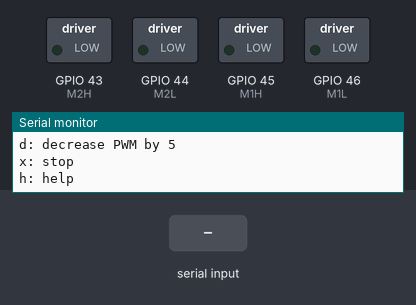
A sketch run on a simulated ESP32. Shown: switched loads named in the sketch (green lamp = pin HIGH), the last lines printed to the serial monitor. Inputs (shaded band) come from the test bench.

Above: at 2.2 s.
2.3 s: "1" received over Serial
At 3.2 s:
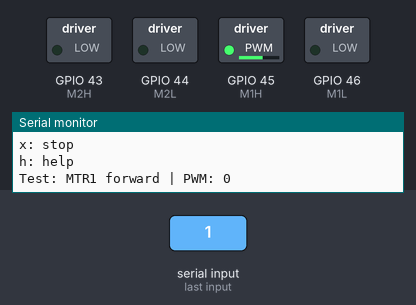
3.8 s: "2" received over Serial
At 4.4 s:
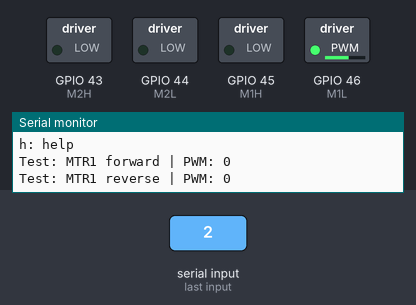
5.3 s: "3" received over Serial
At 6.5 s:
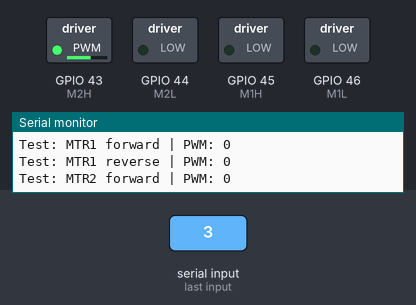
6.8 s: "4" received over Serial
At 7.8 s:
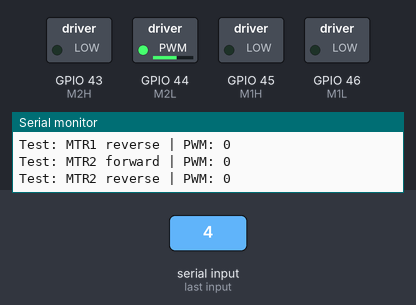
Timing chart, 0 to 9.3 s (numbered marks = the images above; inputs shaded):
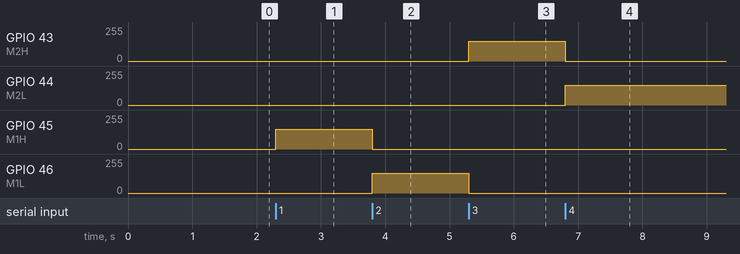

Measured:
- after the input at 2.3 s, GPIO 45 (M1H): 0/255 → 149/255 at once
- after the input at 3.8 s, GPIO 45 (M1H): 149/255 → 0/255 at once; GPIO 46 (M1L): 0/255 → 149/255 at once
- after the input at 5.3 s, GPIO 43 (M2H): 0/255 → 149/255 at once; GPIO 46 (M1L): 149/255 → 0/255 at once
- after the input at 6.8 s, GPIO 43 (M2H): 149/255 → 0/255 at once; GPIO 44 (M2L): 0/255 → 149/255 at once

The sketch:

MotorTest.ino
```cpp
/*
  Motor minimum-PWM threshold test

  Commands in Serial Monitor:
    1 = MTR1 forward
    2 = MTR1 reverse
    3 = MTR2 forward
    4 = MTR2 reverse
    u = increase PWM
    d = decrease PWM
    x = stop
    h = show help

  Serial Monitor baud: 115200
*/

#include <Arduino.h>

// Onboard motor-driver control pins
const int M1H = 45;
const int M1L = 46;
const int M2H = 43;
const int M2L = 44;

const int PWM_FREQUENCY = 12000;
const int PWM_RESOLUTION = 8;
const int PWM_STEP = 5;

enum TestSelection {
  NONE,
  MTR1_FORWARD,
  MTR1_REVERSE,
  MTR2_FORWARD,
  MTR2_REVERSE
};

TestSelection selectedTest = NONE;
int testPwm = 0;

void stopAllMotors() {
  ledcWrite(M1H, 0);
  ledcWrite(M1L, 0);
  ledcWrite(M2H, 0);
  ledcWrite(M2L, 0);
}

void applyTestOutput() {
  stopAllMotors();

  switch (selectedTest) {
    case MTR1_FORWARD:
      ledcWrite(M1H, testPwm+150);
      break;

    case MTR1_REVERSE:
      ledcWrite(M1L, testPwm+150);
      break;

    case MTR2_FORWARD:
      ledcWrite(M2H, testPwm+150);
      break;

    case MTR2_REVERSE:
      ledcWrite(M2L, testPwm+150);
      break;

    case NONE:
      break;
  }
}

const char* testName() {
  switch (selectedTest) {
    case MTR1_FORWARD: return "MTR1 forward";
    case MTR1_REVERSE: return "MTR1 reverse";
    case MTR2_FORWARD: return "MTR2 forward";
    case MTR2_REVERSE: return "MTR2 reverse";
    default: return "none";
  }
}

void printStatus() {
  Serial.print("Test: ");
  Serial.print(testName());
  Serial.print(" | PWM: ");
  Serial.println(testPwm);
}

void selectTest(TestSelection newTest) {
  stopAllMotors();
  selectedTest = newTest;
  testPwm = 0;
  applyTestOutput();
  printStatus();
}

void printHelp() {
  Serial.println();
  Serial.println("Motor threshold test");
  Serial.println("1: MTR1 forward");
  Serial.println("2: MTR1 reverse");
  Serial.println("3: MTR2 forward");
  Serial.println("4: MTR2 reverse");
  Serial.println("u: increase PWM by 5");
  Serial.println("d: decrease PWM by 5");
  Serial.println("x: stop");
  Serial.println("h: help");
  Serial.println();
}

void setup() {
  Serial.begin(115200);

  ledcAttach(M1H, PWM_FREQUENCY, PWM_RESOLUTION);
  ledcAttach(M1L, PWM_FREQUENCY, PWM_RESOLUTION);
  ledcAttach(M2H, PWM_FREQUENCY, PWM_RESOLUTION);
  ledcAttach(M2L, PWM_FREQUENCY, PWM_RESOLUTION);

  stopAllMotors();

  delay(1000);
  printHelp();
}

void loop() {
  if (Serial.available() <= 0) {
    return;
  }

  char command = Serial.read();

  switch (command) {
    case '1':
      selectTest(MTR1_FORWARD);
      break;

    case '2':
      selectTest(MTR1_REVERSE);
      break;

    case '3':
      selectTest(MTR2_FORWARD);
      break;

    case '4':
      selectTest(MTR2_REVERSE);
      break;

    case 'u':
    case 'U':
      if (selectedTest != NONE) {
        testPwm = min(testPwm + PWM_STEP, 255);
        applyTestOutput();
        printStatus();
      }
      break;

    case 'd':
    case 'D':
      if (selectedTest != NONE) {
        testPwm = max(testPwm - PWM_STEP, 0);
        applyTestOutput();
        printStatus();
      }
      break;

    case 'x':
    case 'X':
      selectedTest = NONE;
      testPwm = 0;
      stopAllMotors();
      printStatus();
      break;

    case 'h':
    case 'H':
      printHelp();
      break;
  }
}
```
